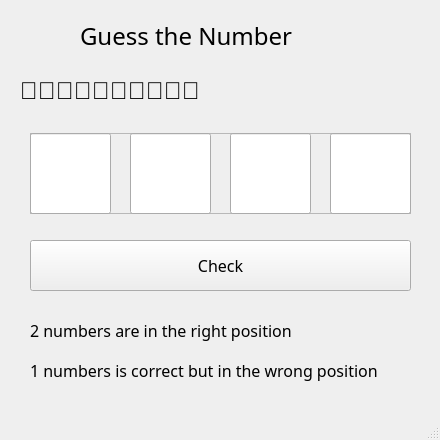
<?xml version="1.0" encoding="UTF-8"?>
<ui version="4.0">
 <class>win</class>
 <widget class="QMainWindow" name="win">
  <property name="enabled">
   <bool>true</bool>
  </property>
  <property name="geometry">
   <rect>
    <x>0</x>
    <y>0</y>
    <width>440</width>
    <height>440</height>
   </rect>
  </property>
  <property name="sizePolicy">
   <sizepolicy hsizetype="Fixed" vsizetype="Expanding">
    <horstretch>0</horstretch>
    <verstretch>0</verstretch>
   </sizepolicy>
  </property>
  <property name="minimumSize">
   <size>
    <width>440</width>
    <height>440</height>
   </size>
  </property>
  <property name="maximumSize">
   <size>
    <width>440</width>
    <height>500</height>
   </size>
  </property>
  <property name="windowTitle">
   <string>MainWindow</string>
  </property>
  <property name="toolButtonStyle">
   <enum>Qt::ToolButtonIconOnly</enum>
  </property>
  <widget class="QWidget" name="centralwidget">
   <widget class="QLabel" name="title">
    <property name="geometry">
     <rect>
      <x>80</x>
      <y>10</y>
      <width>271</width>
      <height>51</height>
     </rect>
    </property>
    <property name="font">
     <font>
      <family>Noto Sans</family>
      <pointsize>18</pointsize>
     </font>
    </property>
    <property name="text">
     <string>Guess the Number</string>
    </property>
   </widget>
   <widget class="QFrame" name="guess_input">
    <property name="geometry">
     <rect>
      <x>30</x>
      <y>133</y>
      <width>381</width>
      <height>81</height>
     </rect>
    </property>
    <property name="font">
     <font>
      <family>Noto Sans</family>
      <pointsize>24</pointsize>
      <weight>75</weight>
      <bold>true</bold>
     </font>
    </property>
    <property name="focusPolicy">
     <enum>Qt::TabFocus</enum>
    </property>
    <property name="frameShape">
     <enum>QFrame::StyledPanel</enum>
    </property>
    <property name="frameShadow">
     <enum>QFrame::Raised</enum>
    </property>
    <widget class="QLineEdit" name="guess_input_1">
     <property name="geometry">
      <rect>
       <x>0</x>
       <y>0</y>
       <width>81</width>
       <height>81</height>
      </rect>
     </property>
     <property name="contextMenuPolicy">
      <enum>Qt::PreventContextMenu</enum>
     </property>
    </widget>
    <widget class="QLineEdit" name="guess_input_2">
     <property name="geometry">
      <rect>
       <x>100</x>
       <y>0</y>
       <width>81</width>
       <height>81</height>
      </rect>
     </property>
    </widget>
    <widget class="QLineEdit" name="guess_input_3">
     <property name="geometry">
      <rect>
       <x>200</x>
       <y>0</y>
       <width>81</width>
       <height>81</height>
      </rect>
     </property>
    </widget>
    <widget class="QLineEdit" name="guess_input_4">
     <property name="geometry">
      <rect>
       <x>300</x>
       <y>0</y>
       <width>81</width>
       <height>81</height>
      </rect>
     </property>
    </widget>
   </widget>
   <widget class="QPushButton" name="check_btn">
    <property name="geometry">
     <rect>
      <x>30</x>
      <y>240</y>
      <width>381</width>
      <height>51</height>
     </rect>
    </property>
    <property name="font">
     <font>
      <family>Noto Sans</family>
      <pointsize>12</pointsize>
     </font>
    </property>
    <property name="cursor">
     <cursorShape>PointingHandCursor</cursorShape>
    </property>
    <property name="text">
     <string>Check</string>
    </property>
   </widget>
   <widget class="QLabel" name="life">
    <property name="geometry">
     <rect>
      <x>20</x>
      <y>70</y>
      <width>411</width>
      <height>41</height>
     </rect>
    </property>
    <property name="font">
     <font>
      <pointsize>18</pointsize>
     </font>
    </property>
    <property name="text">
     <string>🖤🖤🖤🖤🖤🖤🖤🖤🖤🖤</string>
    </property>
   </widget>
   <widget class="QLabel" name="label">
    <property name="geometry">
     <rect>
      <x>30</x>
      <y>310</y>
      <width>351</width>
      <height>41</height>
     </rect>
    </property>
    <property name="font">
     <font>
      <family>Noto Sans</family>
      <pointsize>12</pointsize>
     </font>
    </property>
    <property name="text">
     <string>2 numbers are in the right position</string>
    </property>
   </widget>
   <widget class="QLabel" name="label_2">
    <property name="geometry">
     <rect>
      <x>30</x>
      <y>350</y>
      <width>351</width>
      <height>41</height>
     </rect>
    </property>
    <property name="font">
     <font>
      <family>Noto Sans</family>
      <pointsize>12</pointsize>
     </font>
    </property>
    <property name="text">
     <string>1 numbers is correct but in the wrong position</string>
    </property>
   </widget>
  </widget>
  <widget class="QMenuBar" name="menubar">
   <property name="geometry">
    <rect>
     <x>0</x>
     <y>0</y>
     <width>440</width>
     <height>26</height>
    </rect>
   </property>
  </widget>
  <widget class="QStatusBar" name="statusbar"/>
 </widget>
 <resources/>
 <connections/>
</ui>
